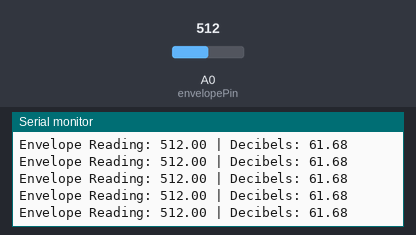
This sketch was run on a simulated Arduino Uno, built with avr-gcc and run on an emulated ATmega328P. On the bench: the last lines printed to the serial monitor. The inputs (shaded band) are chosen by the test bench; at power-on: A0 (envelopePin) = 512.

Above: at 1.2 s.
1.3 s: A0 (envelopePin) set to 0
At 1.32 s:
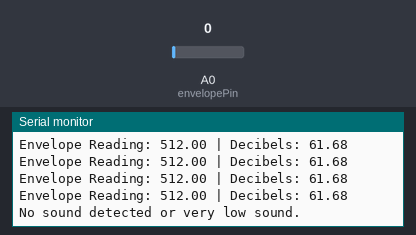
3.2 s: A0 (envelopePin) set to 122
At 3.23 s:
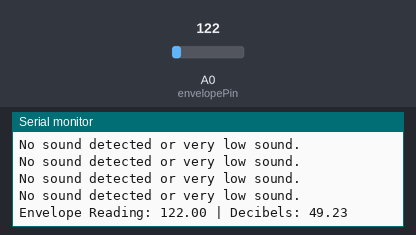
6.2 s: A0 (envelopePin) set to 0
At 6.27 s:
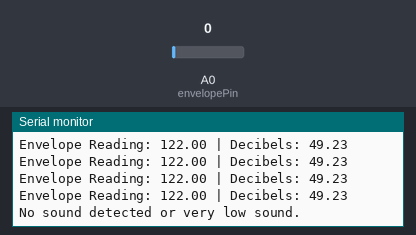

The sketch:

decibelMeter.ino
```cpp
const int envelopePin = A0; // Pin connected to the envelope output
const float referenceAmplitude = 7.5; // Envelope reading for 25 dB SPL
const float referenceDb = 25.0; // Reference dB level for quiet room

void setup() {
  Serial.begin(9600); // Start serial communication for debugging
}

void loop() {
  float envelopeReading = analogRead(envelopePin); // Read envelope value from SparkFun Sound Detector

  // Prevent division by zero or negative values
  if (envelopeReading > 0) {
    // Calculate decibel level using the formula
    float decibels = referenceDb + 20 * log10(float(envelopeReading) / referenceAmplitude);

    // Output the results to the Serial Monitor
    Serial.print("Envelope Reading: ");
    Serial.print(envelopeReading);
    Serial.print(" | Decibels: ");
    Serial.println(decibels);
  } else {
    Serial.println("No sound detected or very low sound.");
  }

  delay(100); // Wait for a second before taking another reading
}
```

Measured:
- after the input at 1.3 s, the serial monitor: prints a new line at once (image 1)
- after the input at 3.2 s, the serial monitor: prints a new line at once (image 2)
- after the input at 6.2 s, the serial monitor: prints a new line after 0.07 s (image 3)
